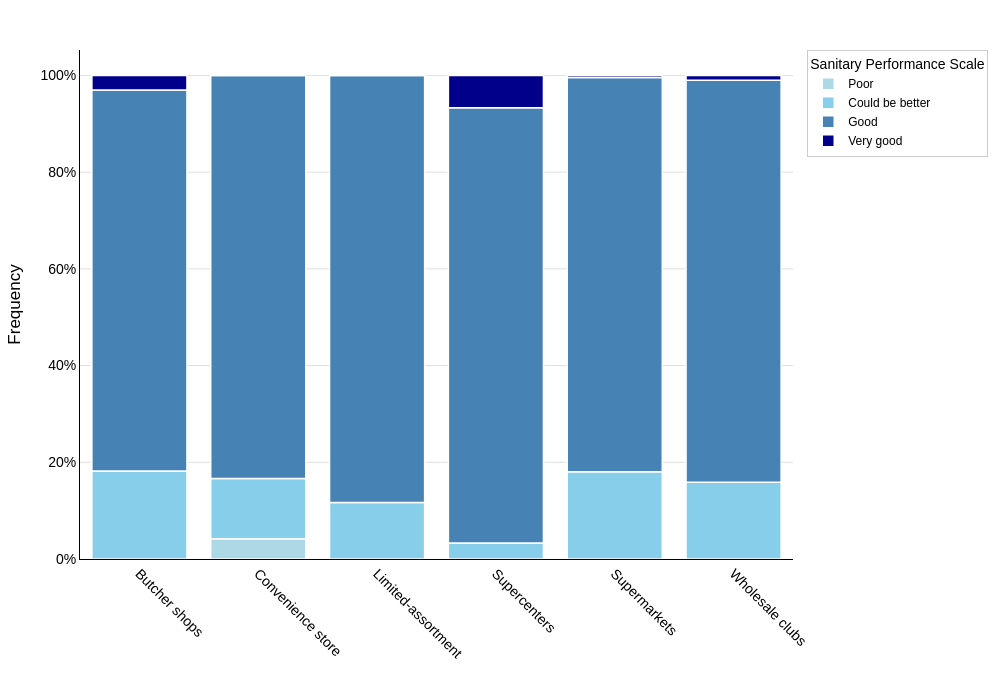

Notebook source saved alongside this figure:
### Code cell
#Visualizing Sanitary Performance by Retailer Size (Beef Only)

import plotly.express as px

#Translate Retailer Sizes
mapping_dict = {
    "Acougue": "Butcher shops",
    "Atacarejo/Clubes": "Wholesale clubs",
    "Conveniência": "Convenience store",
    "Hiper/Supercenter": "Supercenters",
    "Sortimento limitado": "Limited-assortment",
    "Supermercado": "Supermarkets"
}

#Apply translation to a copy to avoid warnings
carne_bovina_data_clean = carne_bovina_data_clean.copy()
carne_bovina_data_clean["porte_loja"] = carne_bovina_data_clean["porte_loja"].replace(mapping_dict)

#Prepare Data (Crosstab)
ct = pd.crosstab(
    carne_bovina_data_clean["porte_loja"],
    carne_bovina_data_clean["est_desempenho_sanitario"],
    normalize="index"
)

#Rename columns (Sanitary Scores)
sanitary_performance_labels = {
    2.0: "Poor",
    3.0: "Could be better",
    4.0: "Good",
    5.0: "Very good"
}
ct_renamed = ct.rename(columns=sanitary_performance_labels)

#Create Chart with High-Quality Base Settings
custom_colors = [
    "#ADD8E6",  # Light blue (Poor)
    "#87CEEB",  # Sky blue (Could be better)
    "#4682B4",  # Steel blue (Good)
    "#00008B"   # Dark blue (Very good)
]

fig = px.bar(
    ct_renamed,
    barmode="relative", # Stacked
    color_discrete_sequence=custom_colors,
    height=700,
    width=1000,
    template="plotly_white" # Clean white background base
)

#Enhance Visuals & Definition
fig.update_layout(
    # Typography
    font=dict(family="Arial", size=14, color="black"),

    # Titles and Labels
    xaxis_title="",
    yaxis_title="Frequency",
    legend_title="Sanitary Performance Scale",

    # Axis Formatting
    xaxis=dict(
        tickangle=45,
        tickfont=dict(size=14),
        showgrid=False,
        linecolor="black", # Solid axis line
        linewidth=1
    ),
    yaxis=dict(
        showgrid=True,
        gridcolor="#E0E0E0", # Very soft grey grid
        gridwidth=1,
        tickformat=".0%",    # Percentage format
        linecolor="black",   # Solid axis line
        linewidth=1,
        zeroline=False
    ),

    # Legend Styling
    legend=dict(
        x=1.02,
        y=1,
        bgcolor="rgba(255, 255, 255, 0.9)",
        bordercolor="#CCCCCC",
        borderwidth=1,
        font=dict(size=12)
    ),

    # Layout Spacing
    margin=dict(l=80, r=150, t=50, b=100), # Increased right margin for legend
    bargap=0.2, # Space between bars
)

#Add Borders to Bars (Crucial for "Crisp" look)
fig.update_traces(
    marker_line_color='white',
    marker_line_width=1.5,
    hovertemplate=(
        "<b>Store Size</b>: %{x}<br>"
        "<b>Rating</b>: %{data.name}<br>"
        "<b>Frequency</b>: %{y:.1%}<extra></extra>"
    )
)  

#Save in High Definition
# Option A: High-Res PNG (Scale 6 = 600 DPI approx)
try:
    fig.write_image("saida/Sanitary_high_res.png", scale=6)
except Exception as e:
    print(f"Could not save image (check kaleido installation): {e}")

# Option B: Vector Format (Infinite resolution, best for PDF papers)
try:
    fig.write_image("saida/descritiva_hip2.svg")
except Exception as e:
    print(f"Could not save SVG: {e}")

fig.show()

### Figure 1 — Plotly figure (JSON) as saved in the notebook; plotly's stock layout.template omitted (floating-point values rounded to 4 significant figures)
{"data": [{"alignmentgroup": "True", "hovertemplate": "<b>Store Size</b>: %{x}<br><b>Rating</b>: %{data.name}<br><b>Frequency</b>: %{y:.1%}<extra></extra>", "legendgroup": "Poor", "marker": {"color": "#ADD8E6", "line": {"color": "white", "width": 1.5}, "pattern": {"shape": ""}}, "name": "Poor", "offsetgroup": "Poor", "orientation": "v", "showlegend": true, "textposition": "auto", "type": "bar", "x": ["Butcher shops", "Convenience store", "Limited-assortment", "Supercenters", "Supermarkets", "Wholesale clubs"], "xaxis": "x", "y": [0, 0.04167, 0, 0, 0, 0], "yaxis": "y"}, {"alignmentgroup": "True", "hovertemplate": "<b>Store Size</b>: %{x}<br><b>Rating</b>: %{data.name}<br><b>Frequency</b>: %{y:.1%}<extra></extra>", "legendgroup": "Could be better", "marker": {"color": "#87CEEB", "line": {"color": "white", "width": 1.5}, "pattern": {"shape": ""}}, "name": "Could be better", "offsetgroup": "Could be better", "orientation": "v", "showlegend": true, "textposition": "auto", "type": "bar", "x": ["Butcher shops", "Convenience store", "Limited-assortment", "Supercenters", "Supermarkets", "Wholesale clubs"], "xaxis": "x", "y": [0.1818, 0.125, 0.1167, 0.03333, 0.1805, 0.1586], "yaxis": "y"}, {"alignmentgroup": "True", "hovertemplate": "<b>Store Size</b>: %{x}<br><b>Rating</b>: %{data.name}<br><b>Frequency</b>: %{y:.1%}<extra></extra>", "legendgroup": "Good", "marker": {"color": "#4682B4", "line": {"color": "white", "width": 1.5}, "pattern": {"shape": ""}}, "name": "Good", "offsetgroup": "Good", "orientation": "v", "showlegend": true, "textposition": "auto", "type": "bar", "x": ["Butcher shops", "Convenience store", "Limited-assortment", "Supercenters", "Supermarkets", "Wholesale clubs"], "xaxis": "x", "y": [0.7879, 0.8333, 0.8833, 0.9, 0.8154, 0.8317], "yaxis": "y"}, {"alignmentgroup": "True", "hovertemplate": "<b>Store Size</b>: %{x}<br><b>Rating</b>: %{data.name}<br><b>Frequency</b>: %{y:.1%}<extra></extra>", "legendgroup": "Very good", "marker": {"color": "#00008B", "line": {"color": "white", "width": 1.5}, "pattern": {"shape": ""}}, "name": "Very good", "offsetgroup": "Very good", "orientation": "v", "showlegend": true, "textposition": "auto", "type": "bar", "x": ["Butcher shops", "Convenience store", "Limited-assortment", "Supercenters", "Supermarkets", "Wholesale clubs"], "xaxis": "x", "y": [0.0303, 0, 0, 0.06667, 0.004057, 0.009709], "yaxis": "y"}], "layout": {"bargap": 0.2, "barmode": "relative", "font": {"color": "black", "family": "Arial", "size": 14}, "height": 700, "legend": {"bgcolor": "rgba(255, 255, 255, 0.9)", "bordercolor": "#CCCCCC", "borderwidth": 1, "font": {"size": 12}, "title": {"text": "Sanitary Performance Scale"}, "tracegroupgap": 0, "x": 1.02, "y": 1}, "margin": {"b": 100, "l": 80, "r": 150, "t": 50}, "width": 1000, "xaxis": {"anchor": "y", "domain": [0, 1], "linecolor": "black", "linewidth": 1, "showgrid": false, "tickangle": 45, "tickfont": {"size": 14}, "title": {"text": ""}}, "yaxis": {"anchor": "x", "domain": [0, 1], "gridcolor": "#E0E0E0", "gridwidth": 1, "linecolor": "black", "linewidth": 1, "showgrid": true, "tickformat": ".0%", "title": {"text": "Frequency"}, "zeroline": false}}}
